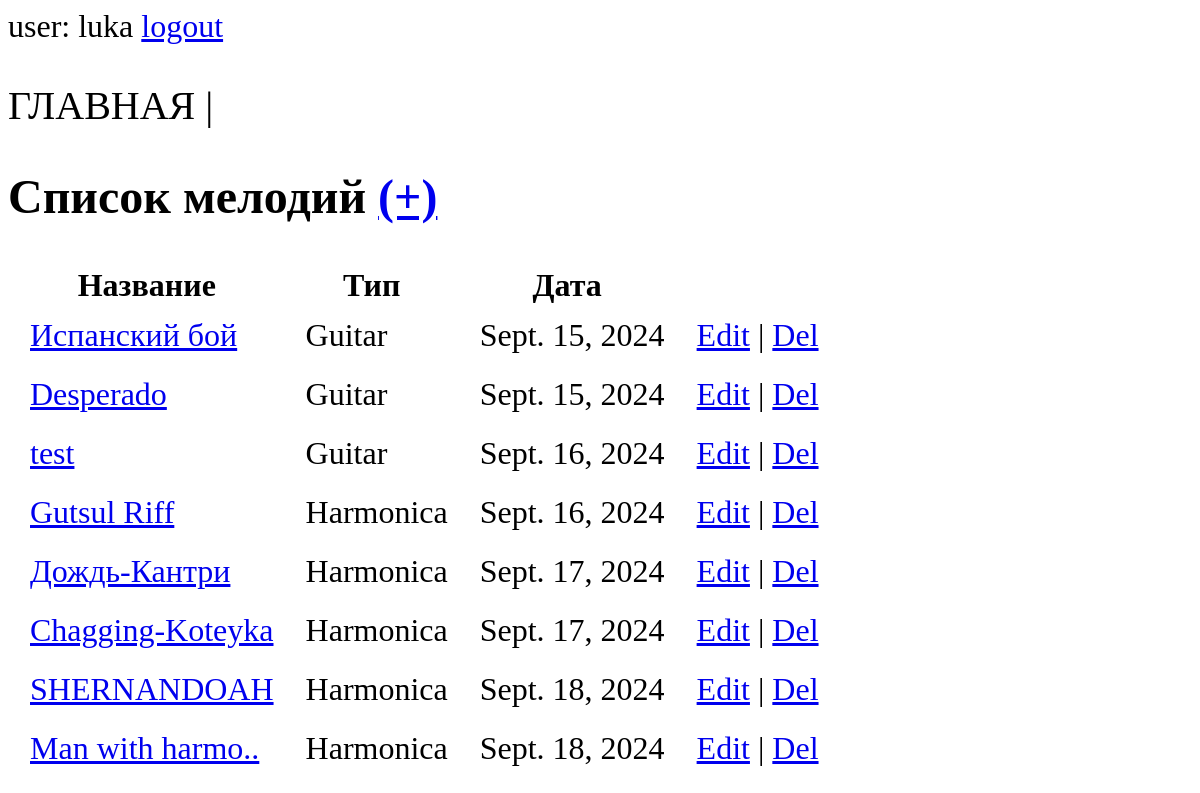
Page / (signed in) on the earlier database version.
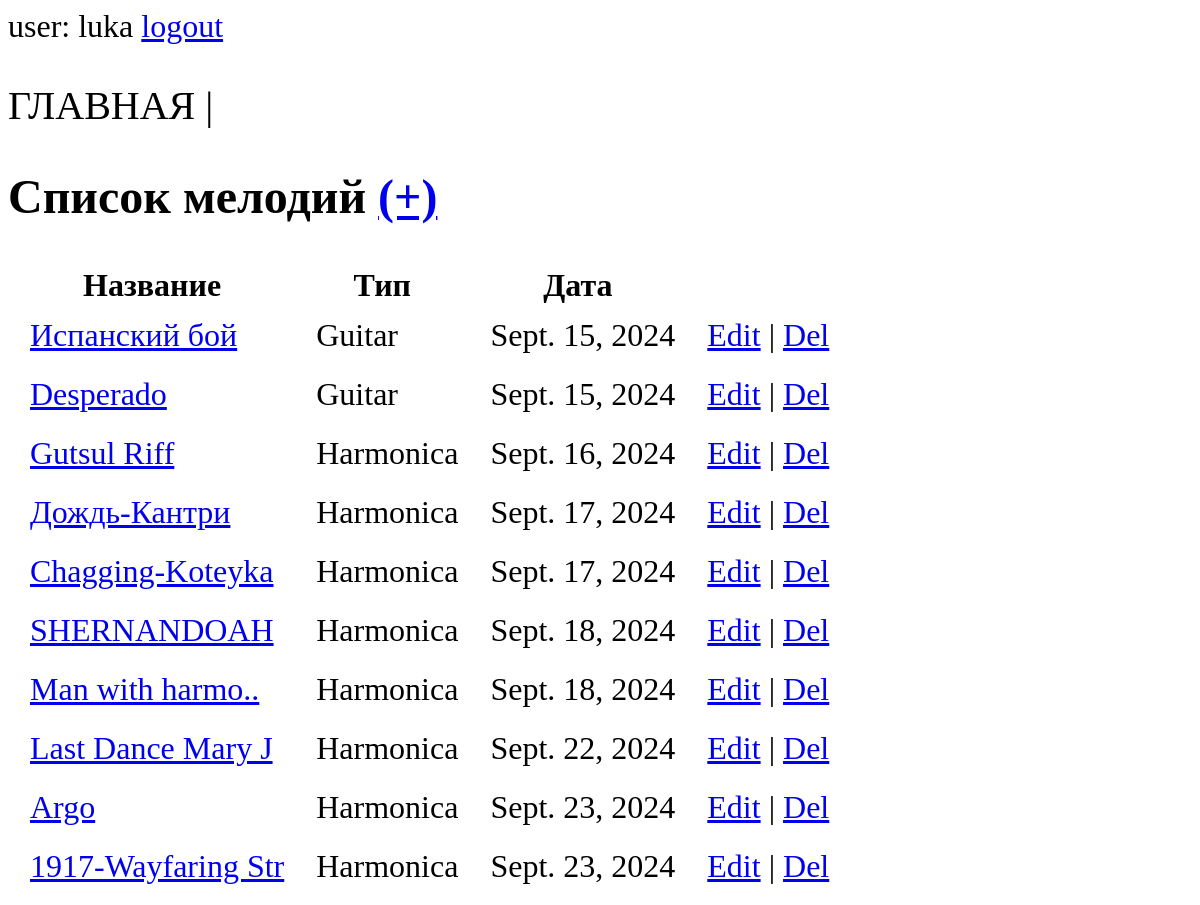
Same page on the later database version.
### app/models.py (models this page shows)
class Melody(models.Model):
    name = models.CharField(max_length=200, unique=True)
    type = models.CharField(max_length=20, null=True, blank=True)
    date = models.DateTimeField()
    comment = models.CharField(max_length=200, blank=True)

### app/views.py (the view)
# urls.py: path("", views.index),
@login_required
def index(request):
    melodies = Melody.objects.all()
    return render(request, "index.html", {"melodies": melodies})

### app/templates/index.html (shortened to what this page needs)
{% extends "base.html" %}
    {% block menu %} ГЛАВНАЯ | {% endblock menu %}
    {% block header %} Список мелодий <a href="create_melody/">(+)</a> {% endblock header %}
    {% block content %}
        <body>
            <table>
                <thead><th>Название</th><th>Тип</th><th>Дата</th><th></th></thead>
                {% for melody in melodies %}
                <tr>
                    <td><a href="show_melody/{{melody.id}}">{{ melody.name }}</a></td>
                    <td>{{ melody.type }}</td>
                    <td>{{ melody.date.date }}</td>
                    <td><a href="edit_melody/{{melody.id}}">Edit</a> | <a href="confirm_delete/{{melody.id}}">Del</a></td>
                </tr>
                {% endfor %}
            </table>
        </body>
    {% endblock content %}

Differences in the rows shown:
removed Melody: name "test", type "Guitar", date "Sept. 16, 2024"
added Melody: name "Last Dance Mary J", type "Harmonica", date "Sept. 22, 2024"
added Melody: name "Argo", type "Harmonica", date "Sept. 23, 2024"
added Melody: name "1917-Wayfaring Str", type "Harmonica", date "Sept. 23, 2024"
